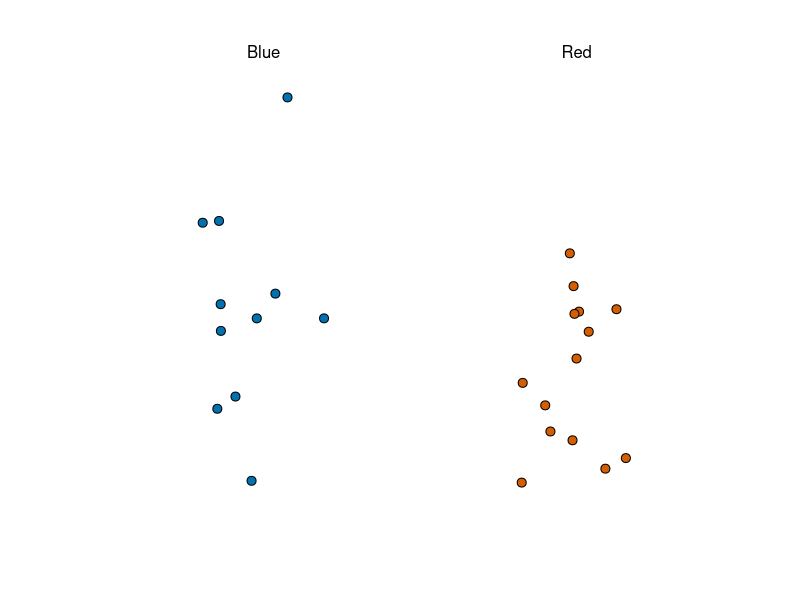
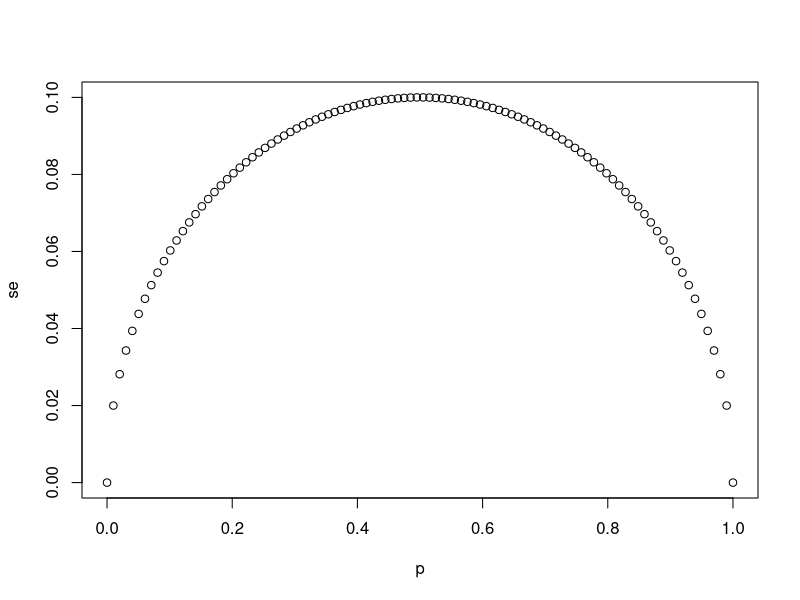
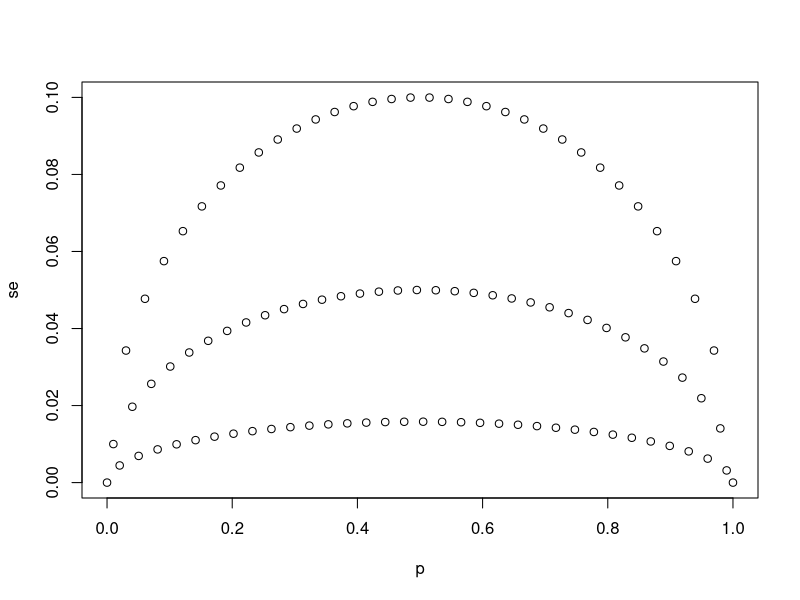
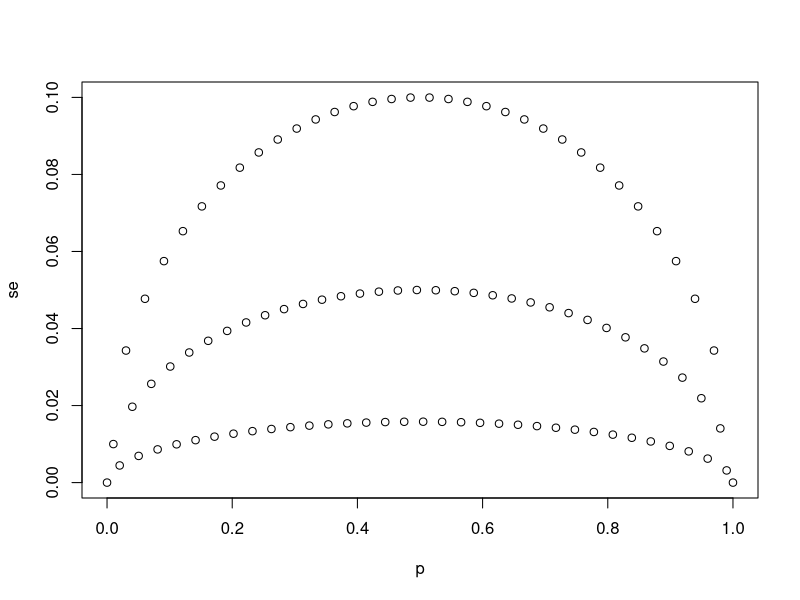
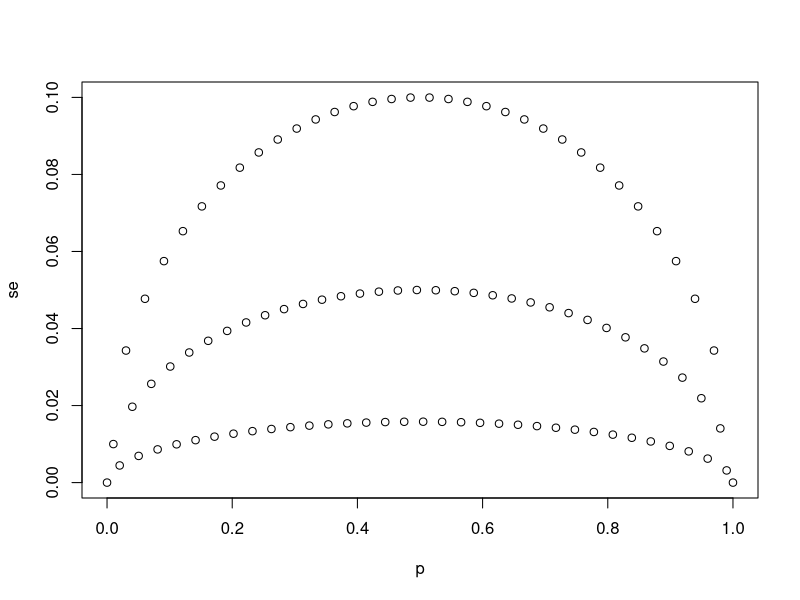
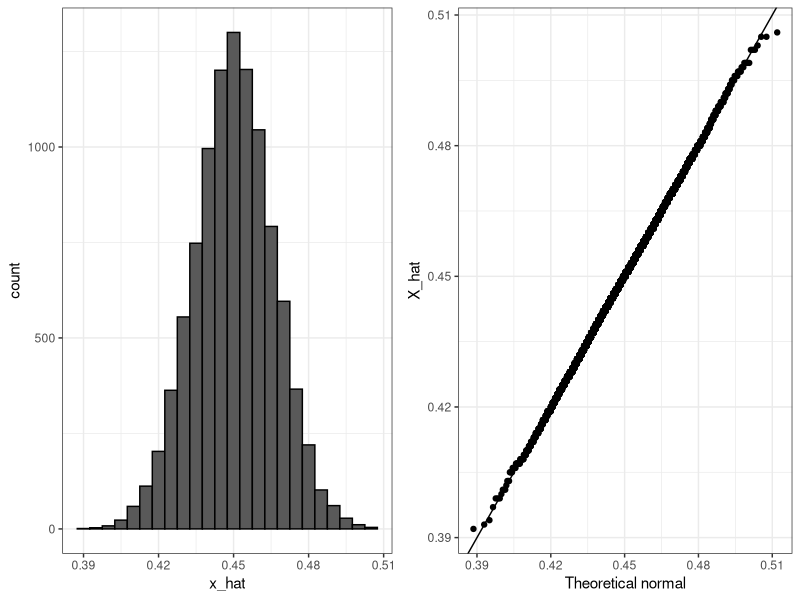
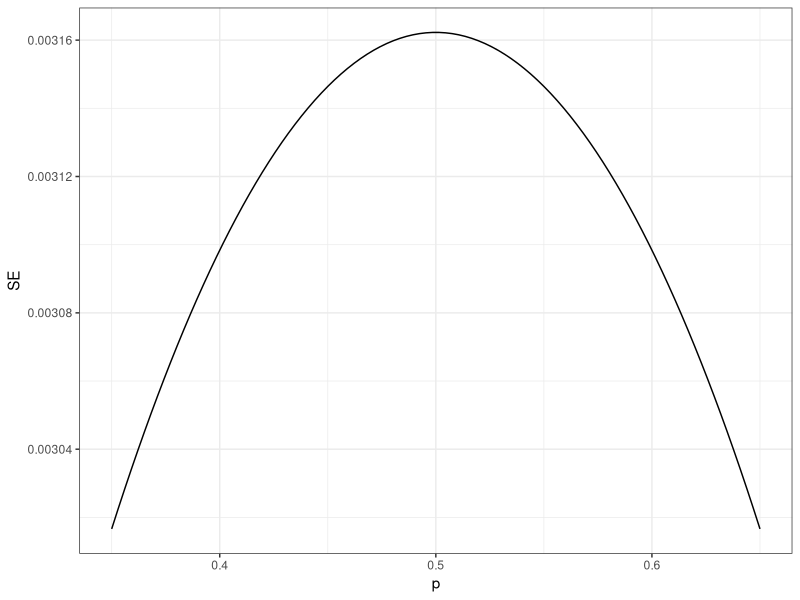
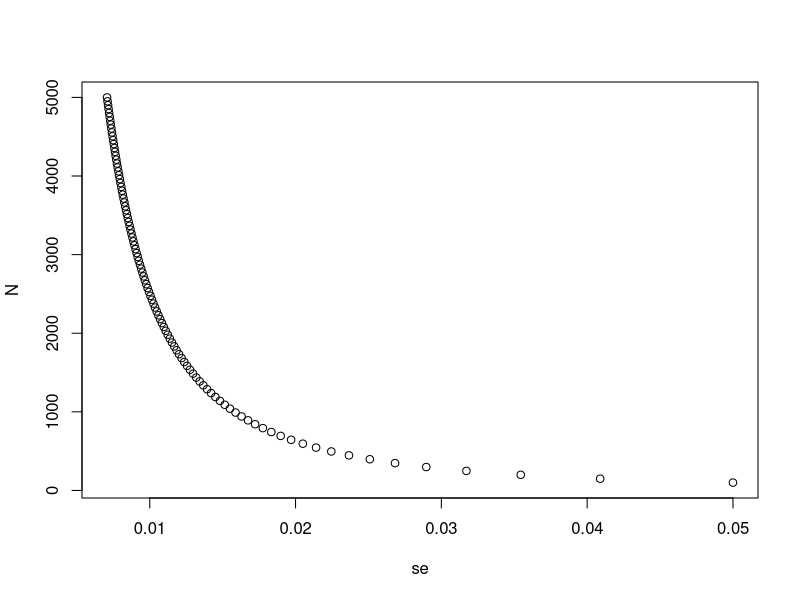

The R script that drew these images, in order:
## ---- chunk 1
library(tidyverse)
library(dslabs)
ds_theme_set()
take_poll(25)    # draw 25 beads
## ---- chunk 2
# `N` represents the number of people polled
N <- 25

# Create a variable `p` that contains 100 proportions ranging from 0 to 1 using the `seq` function
p <- seq(0,1, length.out = 100)
p

# Create a variable `se` that contains the standard error of each sample average
se <- sqrt(p*(1-p)/N)
se
# Plot `p` on the x-axis and `se` on the y-axis
plot(p, se)
## ---- chunk 3
# The vector `p` contains 100 proportions of Democrats ranging from 0 to 1 using the `seq` function
p <- seq(0, 1, length = 100)

# The vector `sample_sizes` contains the three sample sizes
sample_sizes <- c(25, 100, 1000)

# Write a for-loop that calculates the standard error `se` for every value of `p` for each of the three samples sizes `N` in the vector `sample_sizes`. Plot the three graphs, using the `ylim` argument to standardize the y-axis across all three plots.
for(n in sample_sizes){
    se <- sqrt(p*(1-p)/sample_sizes)
    plot(p, se, ylim = c(0, 0.1))
}
## ---- chunk 4
# `N` represents the number of people polled
N <- 25

# `p` represents the proportion of Democratic voters
p <- 0.45

# Calculate the standard error of the spread. Print this value to the console.
2*sqrt(p*(1-p)/N)
## ---- chunk 5
X_hat <- 0.48
se <- sqrt(X_hat*(1-X_hat)/25)
pnorm(0.01/se) - pnorm(-0.01/se)
## ---- chunk 6
p <- 0.45    # unknown p to estimate
N <- 1000

# simulate one poll of size N and determine x_hat
x <- sample(c(0,1), size = N, replace = TRUE, prob = c(1-p, p))
x_hat <- mean(x)

# simulate B polls of size N and determine average x_hat
B <- 10000    # number of replicates
N <- 1000    # sample size per replicate
x_hat <- replicate(B, {
    x <- sample(c(0,1), size = N, replace = TRUE, prob = c(1-p, p))
    mean(x)
})
## ---- chunk 7
library(tidyverse)
library(gridExtra)
p1 <- data.frame(x_hat = x_hat) %>%
    ggplot(aes(x_hat)) +
    geom_histogram(binwidth = 0.005, color = "black")
p2 <- data.frame(x_hat = x_hat) %>%
    ggplot(aes(sample = x_hat)) +
    stat_qq(dparams = list(mean = mean(x_hat), sd = sd(x_hat))) +
    geom_abline() +
    ylab("X_hat") +
    xlab("Theoretical normal")
grid.arrange(p1, p2, nrow=1)
## ---- chunk 8
library(tidyverse)
N <- 100000
p <- seq(0.35, 0.65, length = 100)
SE <- sapply(p, function(x) 2*sqrt(x*(1-x)/N))
data.frame(p = p, SE = SE) %>%
    ggplot(aes(p, SE)) +
    geom_line()
## ---- chunk 9
# Write a function called `take_sample` that takes `p` and `N` as arguements and returns the average value of a randomly sampled population.
take_sample <- function(p,N){
    sim <- sample(c(1,0), N, replace = TRUE, prob = c(p, 1-p))   
    mean(sim)
}

# Use the `set.seed` function to make sure your answer matches the expected result after random sampling
set.seed(1)

# Define `p` as the proportion of Democrats in the population being polled
p <- 0.45

# Define `N` as the number of people polled
N <- 100

# Call the `take_sample` function to determine the sample average of `N` randomly selected people from a population containing a proportion of Democrats equal to `p`. Print this value to the console.
take_sample(p, N)
## ---- chunk 10
# Define `p` as the proportion of Democrats in the population being polled
p <- 0.45

# Define `N` as the number of people polled
N <- 100

# The variable `B` specifies the number of times we want the sample to be replicated
B <- 10000

# Use the `set.seed` function to make sure your answer matches the expected result after random sampling
set.seed(1)

# Create an objected called `errors` that replicates subtracting the result of the `take_sample` function from `p` for `B` replications
errors <- replicate(B, {
    differences <- p - take_sample(p,N)
    differences
})

# Calculate the mean of the errors. Print this value to the console.
mean(errors)
## ---- chunk 11
# Define `p` as the proportion of Democrats in the population being polled
p <- 0.45

# Define `N` as the number of people polled
N <- 100

# The variable `B` specifies the number of times we want the sample to be replicated
B <- 10000

# Use the `set.seed` function to make sure your answer matches the expected result after random sampling
set.seed(1)

# We generated `errors` by subtracting the estimate from the actual proportion of Democratic voters
errors <- replicate(B, p - take_sample(p, N))

# Calculate the mean of the absolute value of each simulated error. Print this value to the console.
mean(abs(errors))

## ---- chunk 12
# Define `p` as the proportion of Democrats in the population being polled
p <- 0.45

# Define `N` as the number of people polled
N <- 100

# The variable `B` specifies the number of times we want the sample to be replicated
B <- 10000

# Use the `set.seed` function to make sure your answer matches the expected result after random sampling
set.seed(1)

# We generated `errors` by subtracting the estimate from the actual proportion of Democratic voters
errors <- replicate(B, p - take_sample(p, N))

# Calculate the standard deviation of `errors`
sqrt(mean((errors)^2))

## ---- chunk 13
# Define `p` as the expected value equal to 0.45
p <- 0.45

# Define `N` as the sample size
N <- 100

# Calculate the standard error
sqrt(p*(1-p)/N)
## ---- chunk 14
# Define `p` as a proportion of Democratic voters to simulate
p <- 0.45

# Define `N` as the sample size
N <- 100

# Use the `set.seed` function to make sure your answer matches the expected result after random sampling
set.seed(1)

# Define `X` as a random sample of `N` voters with a probability of picking a Democrat ('1') equal to `p`
X <- sample(c(1,0), N, replace = TRUE, prob = c(p, 1-p))
X
# Define `X_bar` as the average sampled proportion
X_bar <- mean(X)
X_bar
# Calculate the standard error of the estimate. Print the result to the console.
sqrt((X_bar * (1-X_bar))/N)

## ---- chunk 15
N <- seq(100, 5000, len = 100)
p <- 0.5
se <- sqrt(p*(1-p)/N)
plot(se, N)
## ---- chunk 16
# Define `p` as the proportion of Democrats in the population being polled
p <- 0.45

# Define `N` as the number of people polled
N <- 100

# The variable `B` specifies the number of times we want the sample to be replicated
B <- 10000

# Use the `set.seed` function to make sure your answer matches the expected result after random sampling
set.seed(1)

# Generate `errors` by subtracting the estimate from the actual proportion of Democratic voters
errors <- replicate(B, p - take_sample(p, N))

# Generate a qq-plot of `errors` with a qq-line showing a normal distribution
qqnorm(errors)
qqline(errors)
## ---- chunk 17
# Define `p` as the proportion of Democrats in the population being polled
p <- 0.45

# Define `N` as the number of people polled
N <- 100

# Calculate the probability that the estimated proportion of Democrats in the population is greater than 0.5. Print this value to the console.
1-pnorm(0.5, p, sqrt(p*(1-p)/N))
## ---- chunk 18
# Define `N` as the number of people polled
N <-100

# Define `X_hat` as the sample average
X_hat <- 0.51

# Define `se_hat` as the standard error of the sample average
se_hat <- sqrt(X_hat*(1-X_hat)/N)

# Calculate the probability that the error is 0.01 or larger
1-(pnorm(0.01/se_hat) - pnorm(-0.01/se_hat))
